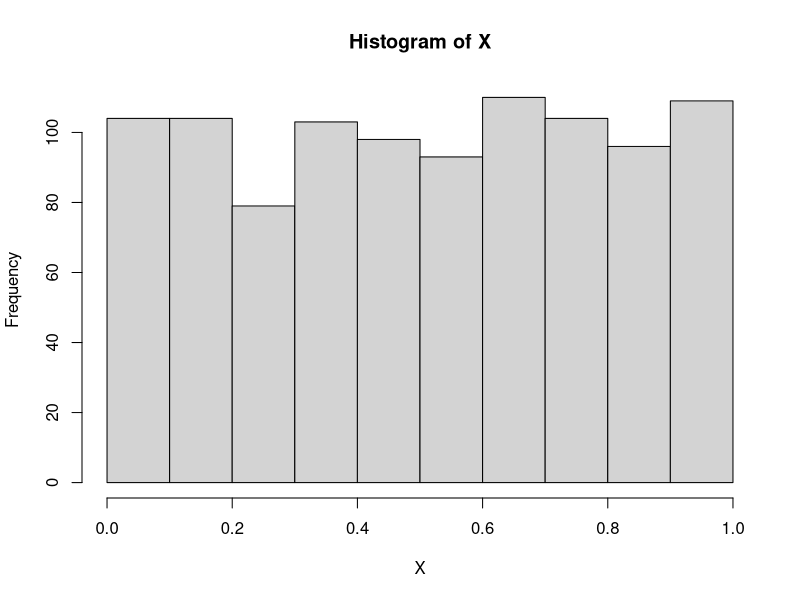

Here is the R script that generated this plot:
## ---- chunk 1
knitr::opts_chunk$set(error=FALSE, warning=FALSE, message=FALSE, cache=TRUE)
## ---- chunk 2
X <- runif(1000, 0, 1)
summary(X)
## ---- chunk 3
hist(X)
## ---- chunk 4
sessionInfo()
